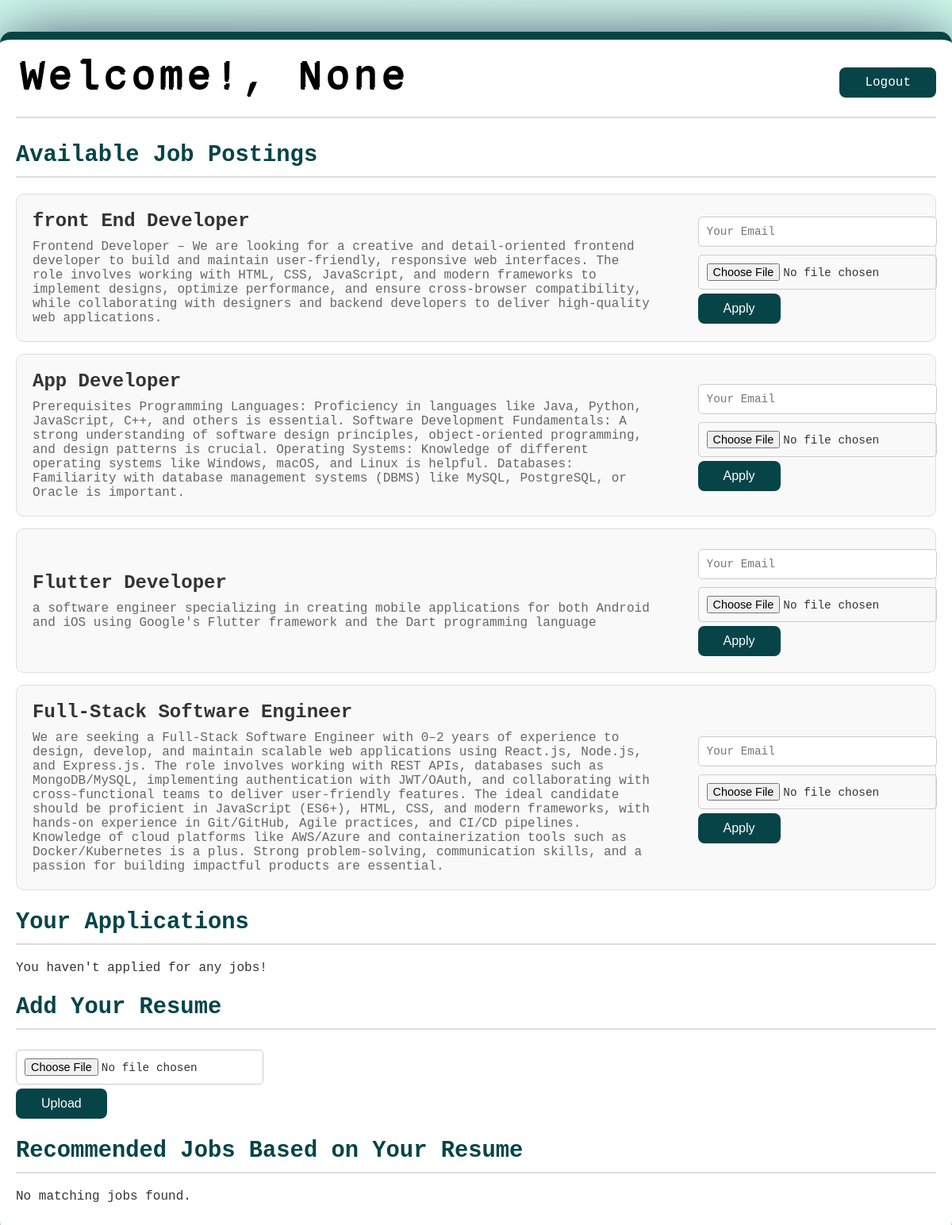
The app's page /user_dashboard (signed in) with its own data.
### tables this page shows
CREATE TABLE job_postings (
                      id INTEGER PRIMARY KEY,
                      title TEXT,
                      description TEXT,
                      admin_id INTEGER,
                      FOREIGN KEY (admin_id) REFERENCES users (id) ON DELETE CASCADE);

### app.py (the view, shortened to what this page needs)
@app.route('/user_dashboard')
def user_dashboard():
    user_id = session.get('user_id')
    if not user_id:
        return redirect(url_for('login'))
    conn = connect_db()
    cursor = conn.cursor()
    cursor.execute("SELECT full_name, resume_path FROM users WHERE id = ?", (user_id,))
    row = cursor.fetchone()
    full_name = row[0] if row else "User"
    resume_path = row[1] if row else None
    resume_text = ""
    resume_uploaded = bool(resume_path)
    cursor.execute('''SELECT jp.title, jp.description, ja.resume, ja.status
                      FROM job_applications ja
                      JOIN job_postings jp ON ja.job_id = jp.id
                      WHERE ja.user_id = ?''', (user_id,))
    applied_jobs = cursor.fetchall()
    cursor.execute("SELECT * FROM job_postings")
    job_postings = cursor.fetchall()
    conn.close()
    matched_jobs = match_resume_to_jobs(resume_text) if resume_text else []
    resume_form = ResumeUploadForm()
    application_form = JobApplicationForm()
    return render_template('user_dashboard.html',
                           full_name=full_name,
                           job_postings=job_postings,
                           applied_jobs=applied_jobs,
                           matched_jobs=matched_jobs,
                           resume_uploaded=resume_uploaded,
                           resume_form=resume_form,
                           application_form=application_form)

### forms.py
class ResumeUploadForm(FlaskForm):
    resume_file = FileField('Upload Resume', validators=[
        FileRequired(),
        FileAllowed(['pdf', 'docx'], 'Only PDF or DOCX files are allowed!')
    ])
    submit = SubmitField('Upload')

class JobApplicationForm(FlaskForm):
    email = StringField('Email', validators=[DataRequired(), Email()])
    resume = FileField('Resume (PDF, DOC, or DOCX)', validators=[
        FileRequired(),
        FileAllowed(['pdf', 'doc', 'docx'], 'Only PDF and Word documents are allowed!')
    ])
    submit = SubmitField('Submit Application')

### app.py (called while the page is built)
def connect_db():
    conn = sqlite3.connect('job_applications.db')
    conn.execute('PRAGMA foreign_keys = ON')
    return conn

### templates/user_dashboard.html (shortened to what this page needs)
<!DOCTYPE html>
<html lang="en">
<head>
</head>
<body>
    <div class="container">
        <header>
            <div id="text">Welcome!, {{ full_name }}</div>
            <nav>
                <a href="{{ url_for('logout') }}" class="button">Logout</a>
            </nav>
        </header>
        <main>
            <section class="job-postings">
                <h2>Available Job Postings</h2>
                {% if job_postings %}
                <ul>
                    {% for job in job_postings %}
                        <li class="job-card">
                            <div class="job-details">
                                <h3>{{ job[1] }}</h3>
                                <p>{{ job[2] }}</p>
                            </div>
                            <form class="apply-form" action="{{ url_for('admin', job_id=job[0]) }}" method="post" enctype="multipart/form-data">
                                {{ application_form.email(placeholder="Your Email", required=true) }}
                                {{ application_form.resume(required=true) }}
                                <button type="submit" class="button">Apply</button>
                            </form>
                        </li>
                    {% endfor %}
                </ul>
                {% else %}
                    <p>No jobs available right now!</p>
                {% endif %}
            </section>
            <section class="applied-jobs">
                <h2>Your Applications</h2>
                {% if applied_jobs %}
                <ul>
                    {% for job in applied_jobs %}
                        <li class="job-card">
                            <div class="job-details">
                                <h3>{{ job[0] }}</h3>
                                <p>{{ job[1] }}</p>
                                <a href="{{ url_for('static', filename='resumes/' ~ job[2]) }}" target="_blank" class="view-resume-btn">View Resume</a>
                            </div>
                            <div class="job-status">
                                <span>Status: <strong>{{ job[3]}}</strong></span> </div>
                        </li>
                    {% endfor %}
                </ul>
                {% else %}
                    <p>You haven't applied for any jobs!</p>
                {% endif %}
            </section>
            <section class="resume-management">
                <h2>{{ 'Update Your Resume' if resume_uploaded else 'Add Your Resume' }}</h2>
                <form method="post" action="{{ url_for('upload_resume') }}" enctype="multipart/form-data" class="apply-form">
                    {{ resume_form.resume_file(required=true) }}
                    {{ resume_form.submit(class="button") }}
                </form>
            </section>
            <section class="recommended-jobs">
                <h2>Recommended Jobs Based on Your Resume</h2>
                {% if matched_jobs %}
                    <ul>
                        {% for job in matched_jobs %}
                            <li class="job-card">
                                <div class="job-details">
                                    <h3>{{ job.title }}</h3>
                                    <p>Match Score: {{ job.match_score }}%</p>
                                </div>
                            </li>
                        {% endfor %}
                    </ul>
                {% else %}
                    <p>No matching jobs found.</p>
                {% endif %}
            </section>
        </main>
    </div>
</body>
</html>

### templates/user_dashboard.html (style rules this page uses)
body { font-family: OCR A Std, monospace; background-color: #da3b70; background-image: radial-gradient(circle, rgba(232, 252, 245, 1) 0%, rgb(207, 252, 235) 100%), url(https://img.icons8.com/android/2x/happy.png); background-size: auto; background-position: left top; background-repeat: repeat; margin: 0; padding: 0; color: #333; }
.container { max-width: 1200px; margin: 40px auto; padding: 20px; background: white; box-shadow: 0px 4px 85px -9px rgba(30, 34, 79, 1); border-radius: 15px; border-top: 10px solid #064447; }
#text { color: black; background: #FFFFFF; text-indent: 5px; letter-spacing: 5px; font-size: 50px; text-shadow: 1px 1px 0 black, 2px -2px 0 black; }
header { display: flex; justify-content: space-between; align-items: center; padding-bottom: 20px; border-bottom: 2px solid #ddd; }
nav { margin-top: 10px; }
.button { background-color: #064447; border: none; color: white; padding: 10px 32px; text-align: center; text-decoration: none; display: inline-block; font-size: 16px; border-radius: 8px; transition-duration: 0.4s; }
main { margin-top: 30px; }
h2 { color: #064447; font-size: 1.8em; border-bottom: 2px solid #ddd; padding-bottom: 10px; margin-bottom: 20px; }
ul { list-style: none; padding: 0; margin: 0; }
.job-card { display: flex; justify-content: space-between; align-items: center; background: #f9f9f9; margin: 15px 0; padding: 20px; border: 1px solid #ddd; border-radius: 10px; transition: box-shadow 0.3s ease, background-color 0.3s ease; }
.job-details { max-width: 70%; }
.job-details h3 { margin: 0 0 10px; font-size: 1.5em; color: #333; }
.job-details p { margin: 0; font-size: 1em; color: #666; }
.apply-form { max-width: 25%; display: flex; flex-direction: column; align-items: flex-start; }
.apply-form input[type="text"], .apply-form input[type="email"], .apply-form input[type="file"] { margin: 5px 0; padding: 10px; border: 1px solid #ccc; border-radius: 5px; font-size: 0.9em; width: 100%; font-family: OCR A Std, monospace; }

### records on screen
job_postings: title "front End Developer", description "Frontend Developer – We are looking for a creative and detail-oriented frontend developer to build and maintain user-friendly, responsive web interfaces. The role involves working with HTML, CSS, JavaScript, and modern frameworks to implement designs, optimize performance, and ensure cross-browser compatibility, while collaborating with designers and backend developers to deliver high-quality web applications."
job_postings: title "App Developer", description "Prerequisites Programming Languages: Proficiency in languages like Java, Python, JavaScript, C++, and others is essential. Software Development Fundamentals: A strong understanding of software design principles, object-oriented programming, and design patterns is crucial. Operating Systems: Knowledge of different operating systems like Windows, macOS, and Linux is helpful. Databases: Familiarity with database management systems (DBMS) like MySQL, PostgreSQL, or Oracle is important."
job_postings: title "Flutter Developer", description "a software engineer specializing in creating mobile applications for both Android and iOS using Google's Flutter framework and the Dart programming language"
job_postings: title "Full-Stack Software Engineer", description "We are seeking a Full-Stack Software Engineer with 0–2 years of experience to design, develop, and maintain scalable web applications using React.js, Node.js, and Express.js. The role involves working with REST APIs, databases such as MongoDB/MySQL, implementing authentication with JWT/OAuth, and collaborating with cross-functional teams to deliver user-friendly features. The ideal candidate should be proficient in JavaScript (ES6+), HTML, CSS, and modern frameworks, with hands-on experience in Git/GitHub, Agile practices, and CI/CD pipelines. Knowledge of cloud platforms like AWS/Azure and containerization tools such as Docker/Kubernetes is a plus. Strong problem-solving, communication…"

### other values on screen
{{ full_name }} "None"
{{ 'Update Your Resume' if resume_uploaded else 'Add Your Resume' }} "Add Your Resume"
